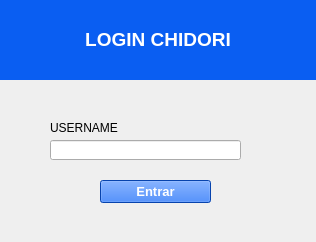
<?xml version="1.0" encoding="UTF-8"?>
<ui version="4.0">
 <class>loginForm</class>
 <widget class="QWidget" name="loginForm">
  <property name="geometry">
   <rect>
    <x>0</x>
    <y>0</y>
    <width>316</width>
    <height>242</height>
   </rect>
  </property>
  <property name="windowTitle">
   <string>Form</string>
  </property>
  <widget class="QFrame" name="frame">
   <property name="geometry">
    <rect>
     <x>0</x>
     <y>0</y>
     <width>316</width>
     <height>80</height>
    </rect>
   </property>
   <property name="styleSheet">
    <string notr="true">background-color: #0A5EF2</string>
   </property>
   <property name="frameShape">
    <enum>QFrame::StyledPanel</enum>
   </property>
   <property name="frameShadow">
    <enum>QFrame::Raised</enum>
   </property>
   <widget class="QLabel" name="label">
    <property name="geometry">
     <rect>
      <x>0</x>
      <y>0</y>
      <width>316</width>
      <height>80</height>
     </rect>
    </property>
    <property name="styleSheet">
     <string notr="true">color: white;</string>
    </property>
    <property name="text">
     <string>&lt;html&gt;&lt;head/&gt;&lt;body&gt;&lt;p align=&quot;center&quot;&gt;&lt;span style=&quot; font-size:14pt; font-weight:600;&quot;&gt;LOGIN CHIDORI&lt;/span&gt;&lt;/p&gt;&lt;/body&gt;&lt;/html&gt;</string>
    </property>
   </widget>
  </widget>
  <widget class="QLabel" name="label_2">
   <property name="geometry">
    <rect>
     <x>50</x>
     <y>120</y>
     <width>71</width>
     <height>16</height>
    </rect>
   </property>
   <property name="text">
    <string>USERNAME</string>
   </property>
  </widget>
  <widget class="QLineEdit" name="usernameLineEdit">
   <property name="geometry">
    <rect>
     <x>50</x>
     <y>140</y>
     <width>191</width>
     <height>20</height>
    </rect>
   </property>
  </widget>
  <widget class="QPushButton" name="joinButton">
   <property name="geometry">
    <rect>
     <x>100</x>
     <y>180</y>
     <width>111</width>
     <height>23</height>
    </rect>
   </property>
   <property name="font">
    <font>
     <pointsize>10</pointsize>
     <weight>75</weight>
     <bold>true</bold>
    </font>
   </property>
   <property name="styleSheet">
    <string notr="true">color: white; 
background-color: #0A5EF2;</string>
   </property>
   <property name="text">
    <string>Entrar</string>
   </property>
  </widget>
 </widget>
 <resources/>
 <connections/>
</ui>
